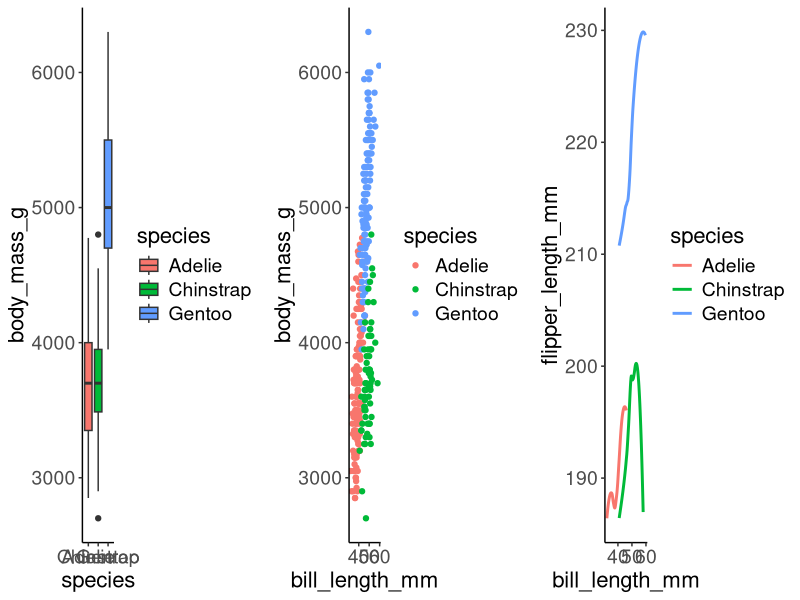
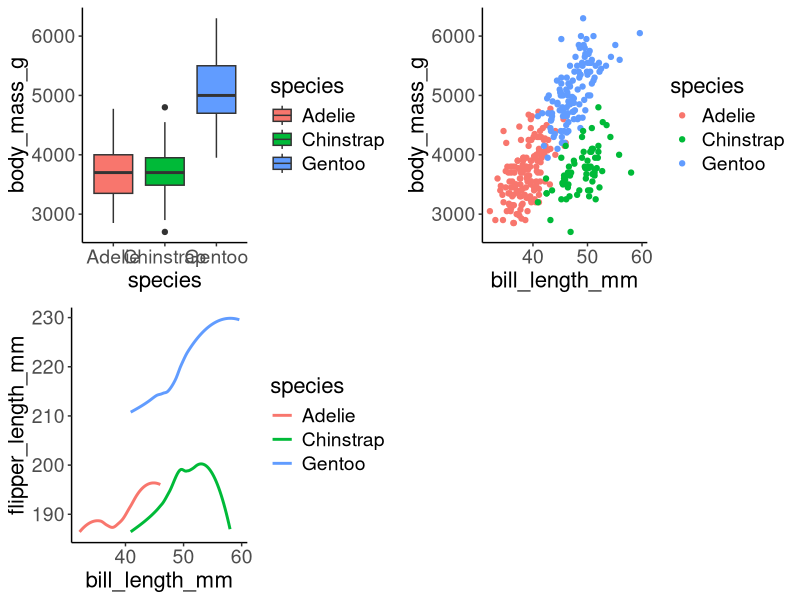
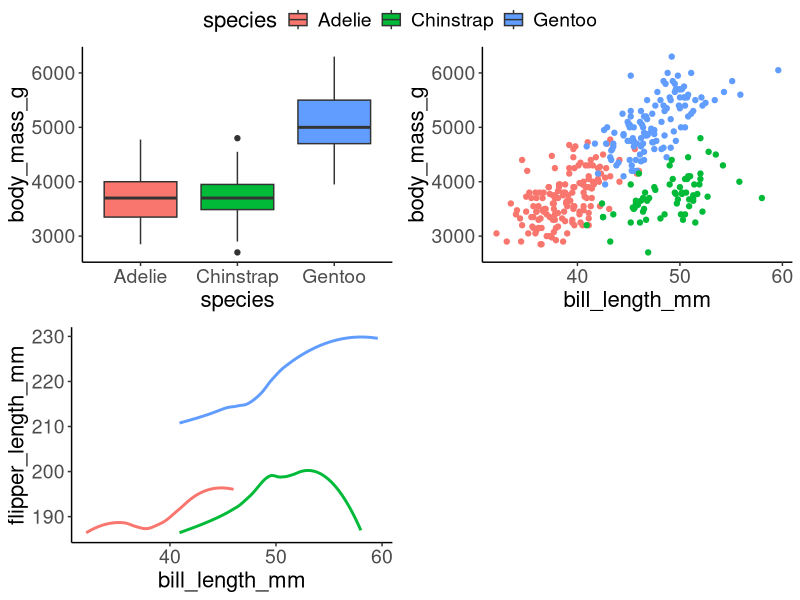
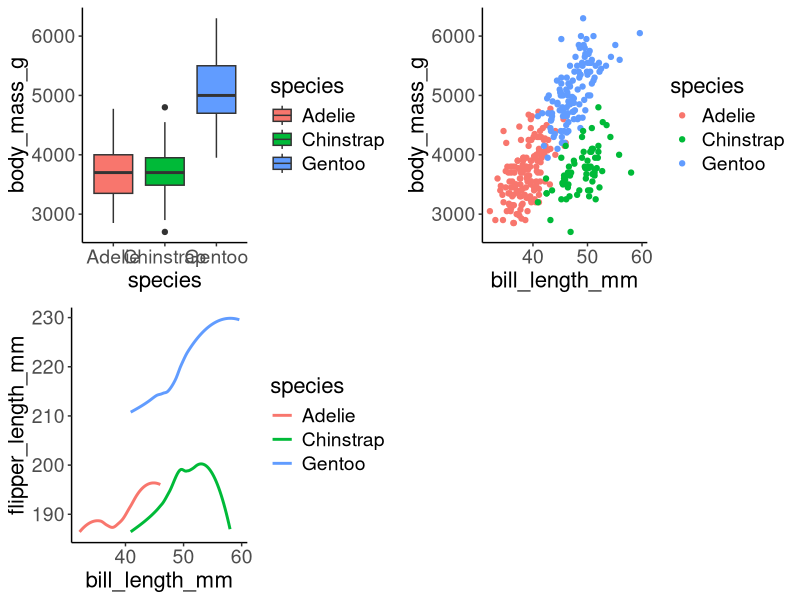
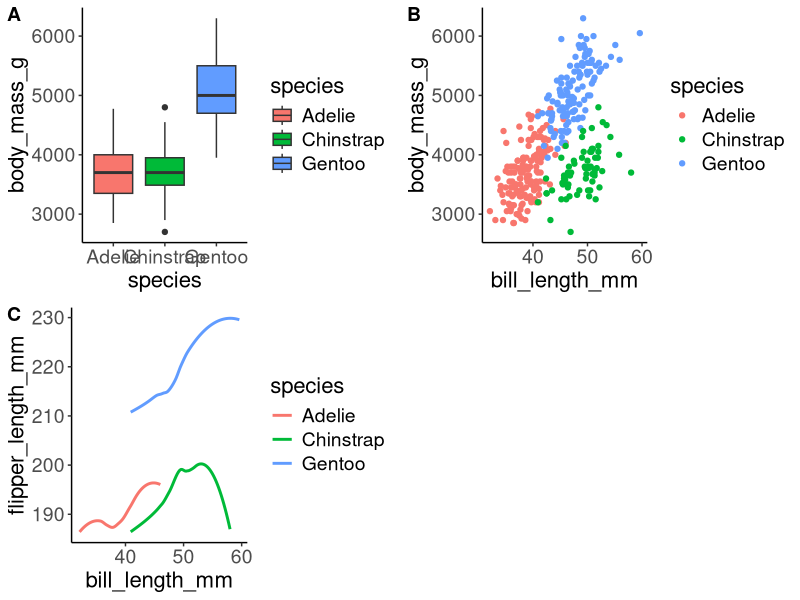
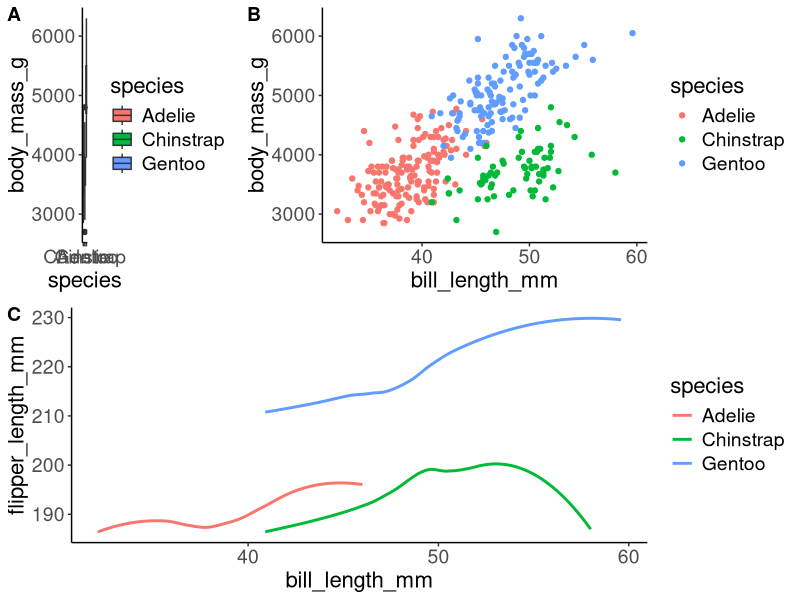
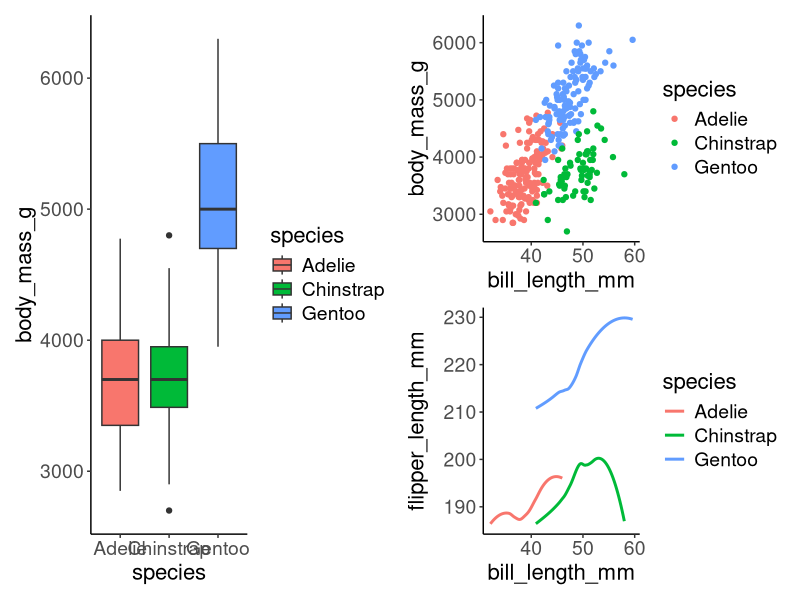
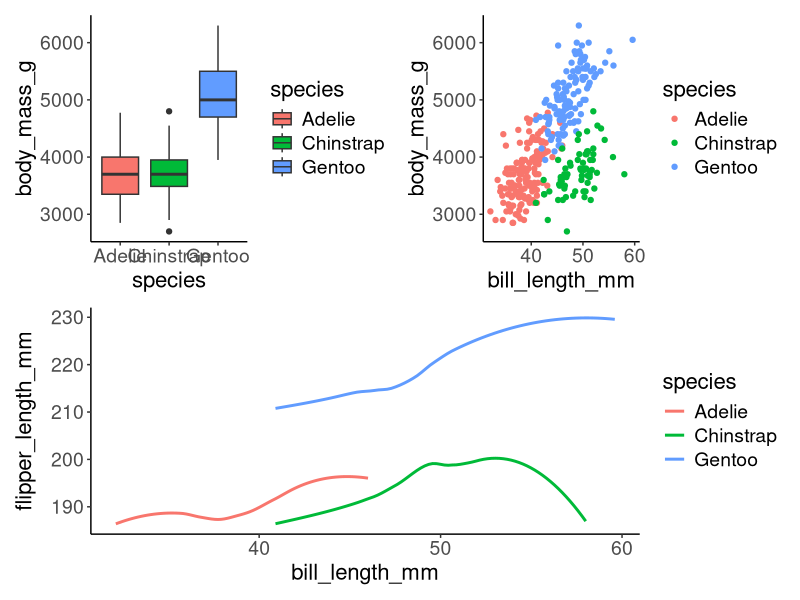

Here is the R script that generated these plots, in order:
## ---- chunk 1
knitr::opts_chunk$set(echo = TRUE, message=F, warning=F, comment = ' ', cache=FALSE,
                      fig.height=5)
setwd(here::here('slides/lectures'))
library(tidyverse)
library(palmerpenguins)
library(ggpubr)
library(cowplot)
library(patchwork)
theme_set(theme_classic()+theme(axis.text = element_text(size=14),
                                axis.title = element_text(size=16),
                                legend.text = element_text(size=14),
                                legend.title = element_text(size=16),
                                plot.title = element_text(size=18),
                                plot.subtitle = element_text(size=16),
                                plot.caption = element_text(size=12)))
## ---- chunk 2
plt1 <- ggplot(penguins, aes(x = species, y = body_mass_g, fill=species)) +
  geom_boxplot()

plt2 <- ggplot(penguins, aes(x = bill_length_mm, y = body_mass_g,
                             color = species))+
  geom_point()

plt3 <- ggplot(penguins, aes(x = bill_length_mm, y = flipper_length_mm, 
                             color = species))+
  geom_smooth(se=F)
## ---- chunk 3
ggarrange(plt1,plt2, plt3, nrow=1)
## ---- chunk 4
ggarrange(plt1, plt2, plt3, ncol = 2, nrow=2)
## ---- chunk 5
ggarrange(plt1, plt2, plt3, ncol = 2, nrow=2, common.legend = TRUE)
## ---- chunk 6
cowplot::plot_grid(plt1, plt2, plt3, nrow = 2, ncol = 2)
## ---- chunk 7
cowplot::plot_grid(plt1, plt2, plt3, nrow = 2, ncol = 2, labels = c('A','B','C'))
## ---- chunk 8
grid1 = cowplot::plot_grid(plt1, plt2, nrow = 1, rel_widths=c(0.3, 0.7),
                           labels=c('A','B'))
cowplot::plot_grid(grid1, plt3, nrow=2, labels = c('', 'C'))


## ---- chunk 9
plt1 | plt2 / plt3
## ---- chunk 10
(plt1 | plt2) / plt3
## ---- chunk 11
plt1 + plt2 + plt3 + plot_layout(ncol = 2)
